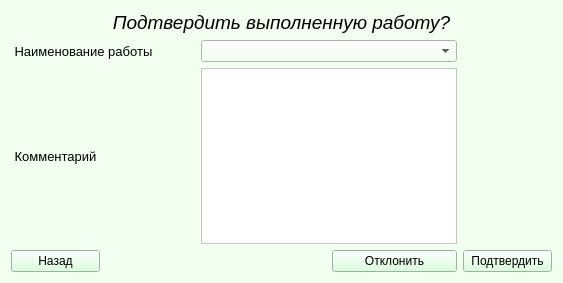
<?xml version="1.0" encoding="UTF-8"?>
<ui version="4.0">
 <class>confirm</class>
 <widget class="QWidget" name="confirm">
  <property name="geometry">
   <rect>
    <x>0</x>
    <y>0</y>
    <width>563</width>
    <height>283</height>
   </rect>
  </property>
  <property name="windowTitle">
   <string>Form</string>
  </property>
  <property name="styleSheet">
   <string notr="true">background-color: rgb(242, 255, 240);</string>
  </property>
  <layout class="QVBoxLayout" name="verticalLayout">
   <item>
    <layout class="QGridLayout" name="gridLayout">
     <item row="2" column="2" colspan="2">
      <widget class="QTextEdit" name="commentEdit">
       <property name="styleSheet">
        <string notr="true">background-color: rgb(255, 255, 255);</string>
       </property>
      </widget>
     </item>
     <item row="3" column="3">
      <widget class="QPushButton" name="rejectButton">
       <property name="styleSheet">
        <string notr="true">background-color: rgb(210, 255, 215);</string>
       </property>
       <property name="text">
        <string>Отклонить</string>
       </property>
      </widget>
     </item>
     <item row="3" column="0">
      <widget class="QPushButton" name="backButton">
       <property name="styleSheet">
        <string notr="true">background-color: rgb(210, 255, 215);</string>
       </property>
       <property name="text">
        <string>Назад</string>
       </property>
      </widget>
     </item>
     <item row="0" column="0" colspan="5">
      <widget class="QLabel" name="label">
       <property name="font">
        <font>
         <pointsize>14</pointsize>
         <italic>true</italic>
        </font>
       </property>
       <property name="text">
        <string>Подтвердить выполненную работу?</string>
       </property>
       <property name="alignment">
        <set>Qt::AlignCenter</set>
       </property>
      </widget>
     </item>
     <item row="3" column="4">
      <widget class="QPushButton" name="confirmButton">
       <property name="styleSheet">
        <string notr="true">background-color: rgb(210, 255, 215);</string>
       </property>
       <property name="text">
        <string>Подтвердить</string>
       </property>
      </widget>
     </item>
     <item row="1" column="0" colspan="2">
      <widget class="QLabel" name="label_2">
       <property name="font">
        <font>
         <pointsize>10</pointsize>
        </font>
       </property>
       <property name="text">
        <string> Наименование работы</string>
       </property>
      </widget>
     </item>
     <item row="1" column="2" colspan="2">
      <widget class="QComboBox" name="worksBox"/>
     </item>
     <item row="2" column="0" colspan="2">
      <widget class="QLabel" name="label_3">
       <property name="font">
        <font>
         <pointsize>10</pointsize>
        </font>
       </property>
       <property name="text">
        <string> Комментарий</string>
       </property>
      </widget>
     </item>
    </layout>
   </item>
  </layout>
 </widget>
 <resources/>
 <connections/>
</ui>
